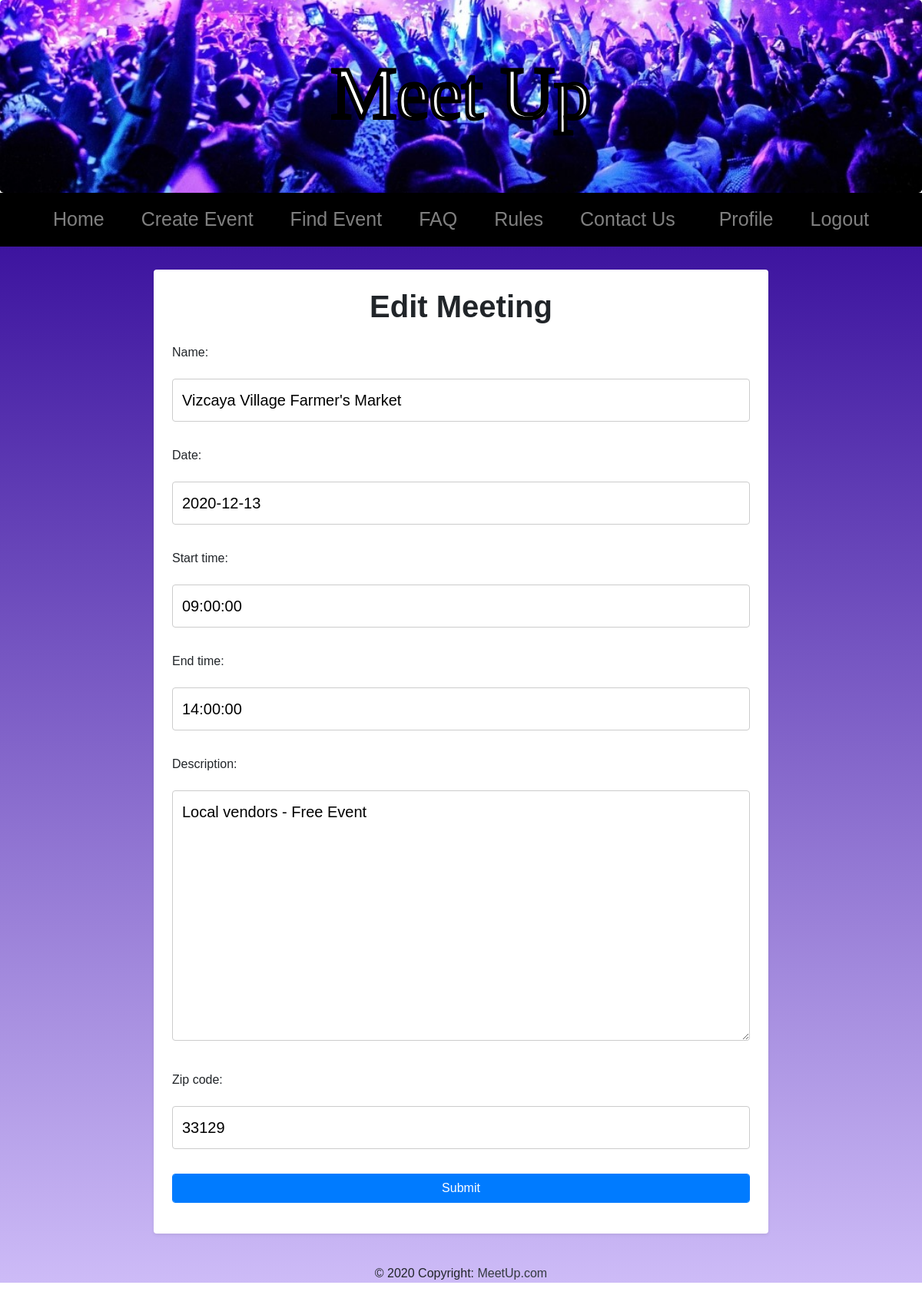
/meet/1/edit/ (signed in), run on the app's committed database.
### pages/models.py (models this page shows)
class Event(models.Model):
    host = models.ForeignKey(User, on_delete=models.CASCADE, related_name='hosted_events')
    name = models.CharField(max_length=64)
    description = models.TextField(max_length=256, default='')
    date = models.DateField(default=datetime.date.today)
    start_time = models.TimeField(default=datetime.time.min)
    end_time = models.TimeField(default=datetime.time.max)
    attendees = models.ManyToManyField(User, related_name='joined_events')
    zip_code = models.CharField(max_length=5, default='00000')

### meeting/views.py (the view, shortened to what this page needs)
# urls.py: path('<int:event_id>/edit/', EditMeetingView.as_view()),
class EditMeetingView(View):
    def get(self, request, event_id):
        event = Event.objects.get(pk=event_id)
        form = CreateMeetingForm(instance=event)
        return render(request, 'form.html', {'form': form, 'title': 'Edit Meeting'})

### meeting/forms.py
class CreateMeetingForm(forms.ModelForm):
    class Meta:
        model = Event
        fields = ('name', 'date', 'start_time', 'end_time', 'description', 'zip_code')

### templates/form.html (shortened to what this page needs)
{% extends "index.html" %}
{% block main_content %}
<div class="col-sm-8 shadow-sm p-4 mb-4 mx-auto bg-white rounded h-100" style="padding: 15px; margin-top: 30px;">
  <form class="form-group" action="" method="post">
    <h1 class="mb-4 text-center font-weight-bold">
        {{ title }}
    </h1>
    {% for field in form %}
      <div class = "form-group">
        <label class="col_form_label">
          {{ field.label_tag }}
        </label>
        {{ field }}
      </div>
    {% endfor %}
    <input class="btn btn-primary form-control" type="submit" value="Submit">
  </form>
</div>
{% endblock %}

### data on the page
Event: form "Vizcaya Village Farmer's Market" "2020-12-13" "09:00:00" "14:00:00" "Local vendors - Free Event" "33129"

### other printed values
{{ title }} "Edit Meeting"
{{ field.label_tag }} "Name:" "Date:" "Start time:" "End time:" "Description:" "Zip code:"
